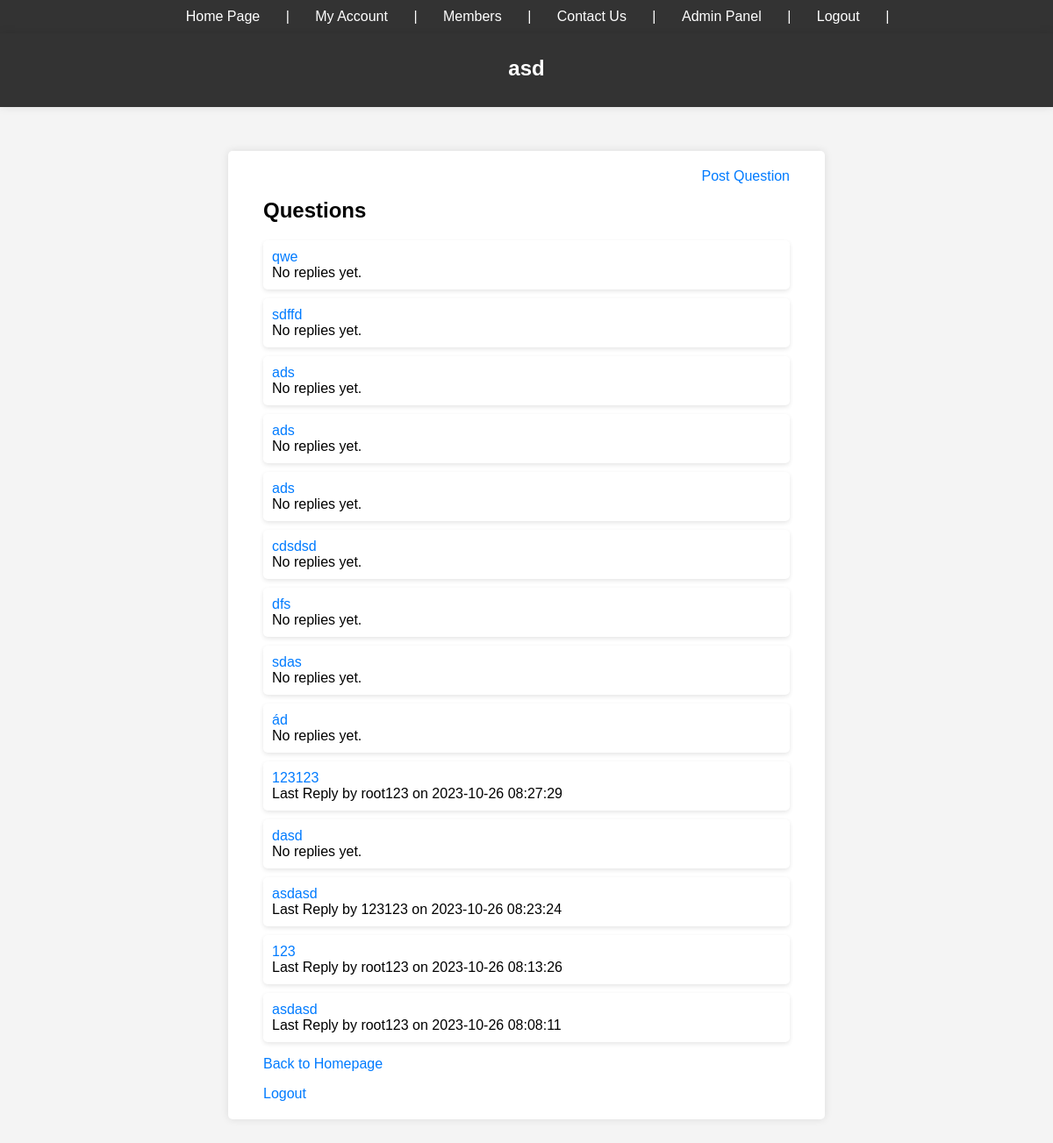
The app's page /topic.php?id=29 (signed in) with its own data.
### tables this page shows
CREATE TABLE `topics` (
  `id` int(11) NOT NULL AUTO_INCREMENT,
  `title` varchar(255) NOT NULL,
  `content` text,
  `user_id` int(11) NOT NULL,
  PRIMARY KEY (`id`)
);

CREATE TABLE `questions` (
  `id` int(11) NOT NULL AUTO_INCREMENT,
  `topic_id` int(11) NOT NULL,
  `title` varchar(255) NOT NULL,
  `content` text,
  `user_id` int(11) NOT NULL,
  `timestamp` timestamp NOT NULL DEFAULT CURRENT_TIMESTAMP,
  `image_path` varchar(255) DEFAULT NULL,
  PRIMARY KEY (`id`),
  KEY `user_id` (`user_id`),
  KEY `fk_topic` (`topic_id`),
  CONSTRAINT `fk_topic` FOREIGN KEY (`topic_id`) REFERENCES `topics` (`id`),
  CONSTRAINT `questions_ibfk_1` FOREIGN KEY (`topic_id`) REFERENCES `topics` (`id`),
  CONSTRAINT `questions_ibfk_2` FOREIGN KEY (`user_id`) REFERENCES `user` (`id`)
);

### topic.php (the view, shortened to what this page needs)
<?php
require_once("connect.php");
if (isset($_GET["id"])) {
    $topic_id = $_GET["id"];
    try {
        $topic_query = "SELECT title FROM topics WHERE id = :topic_id";
        $stmt = $pdo->prepare($topic_query);
        $stmt->bindParam(':topic_id', $topic_id);
        $stmt->execute();
        if ($stmt->rowCount() > 0) {
            $topic = $stmt->fetch(PDO::FETCH_ASSOC);
        } else {
            echo "Topic not found";
            exit();
        }
        $questions_query = "
            SELECT
                q.id,
                q.title,
                u.username AS last_reply_username,
                r.timestamp AS last_reply_timestamp
            FROM
                questions q
            LEFT JOIN
                (SELECT
                    question_id,
                    MAX(timestamp) AS timestamp
                FROM
                    replies
                GROUP BY
                    question_id) r
            ON
                q.id = r.question_id
            LEFT JOIN
                replies lr
            ON
                lr.question_id = q.id AND lr.timestamp = r.timestamp
            LEFT JOIN
                user u
            ON
                u.id = lr.user_id
            WHERE
                q.topic_id = :topic_id
            ORDER BY
                q.id DESC
        ";
        $stmt = $pdo->prepare($questions_query);
        $stmt->bindParam(':topic_id', $topic_id);
        $stmt->execute();
        $questions = $stmt->fetchAll(PDO::FETCH_ASSOC);
    } catch (PDOException $e) {
        echo "Error: " . $e->getMessage();
        exit();
    }
} else {
    echo "Invalid topic ID";
    exit();
}
?>
<!DOCTYPE html>
<html lang="en">
<head>
    <?php include("header.php"); ?>
</head>
<body>
    <div class="header">
        <h1 class="topic-title">
    <?php echo $topic['title']; ?>
</h1>
    </div>
    <div class="container">
        <div style="text-align: right; margin-bottom: 1rem;">
            <a href="new_question.php?topic_id=<?php echo $topic_id; ?>" class="btn">Post Question</a>
        </div>
        <h2>Questions</h2>
        <ul>
            <?php foreach ($questions as $question): ?>
                <li>
                    <a href="question.php?id=<?php echo $question['id']; ?>">
                        <?php echo $question['title']; ?>
                    </a>
                    <?php if ($question['last_reply_username'] && $question['last_reply_timestamp']): ?>
                        <div>Last Reply by
                            <?php echo $question['last_reply_username']; ?> on
                            <?php echo $question['last_reply_timestamp']; ?>
                        </div>
                    <?php else: ?>
                        <div>No replies yet.</div>
                    <?php endif; ?>
                </li>
            <?php endforeach; ?>
        </ul>
        <div style="margin-top: 1rem;">
            <a href="homepage.php">Back to Homepage</a><br>
            <a href="logout.php" style="margin-top: 1rem; display: inline-block;" class="btn">Logout</a>
        </div>
    </div>
</body>
</html>

### style.css (style rules this page uses)
body { font-family: Arial, sans-serif; background-color: #f3f3f3; margin: 0; padding: 0; }
.container { max-width: 800px; margin: 0 auto; padding: 20px; border-radius: 5px; background-color: #fff; box-shadow: 0 0 10px rgba(0, 0, 0, 0.1); }
.header { background-color: #333; color: #fff; text-align: center; padding: 10px 0; box-shadow: 0px 0px 10px rgba(0, 0, 0, 0.1); }
h1 { font-size: 28px; text-align: center; color: #007BFF; margin-bottom: 20px; }
h2 { color: #333; font-size: 24px; margin-top: 10px; }
ul { list-style-type: none; padding: 0; }
li { background-color: #fff; margin-bottom: 10px; padding: 10px; border-radius: 5px; box-shadow: 0 2px 5px rgba(0, 0, 0, 0.1); }
a, a.admin-username { color: #007BFF; text-decoration: none; }
body { font-family: 'Arial', sans-serif; background-color: #f4f4f4; margin: 0; padding: 0; }
.container { max-width: 600px; margin: 50px auto; background-color: #fff; border-radius: 5px; box-shadow: 0 0 10px rgba(0,0,0,0.1); padding: 20px 40px; }
h1, h2 { color: #000000; }
a { text-align: center; margin-top: 20px; color: #007bff; text-decoration: none; transition: color 0.3s; }
.topic-title { font-size: 24px; margin-bottom: 20px; color: #ffffff; }

### records on screen
topics: title "asd"
questions: title "qwe", shows "No replies yet."
questions: title "sdffd", shows "No replies yet."
questions: title "ads", shows "No replies yet."
questions: title "ads", shows "No replies yet."
questions: title "ads", shows "No replies yet."
questions: title "cdsdsd", shows "No replies yet."
questions: title "dfs", shows "No replies yet."
questions: title "sdas", shows "No replies yet."
questions: title "ád", shows "No replies yet."
questions: title "123123", last_reply_username "root123", last_reply_timestamp "2023-10-26 08:27:29"
questions: title "dasd", shows "No replies yet."
questions: title "asdasd", last_reply_username "123123", last_reply_timestamp "2023-10-26 08:23:24"
questions: title "123", last_reply_username "root123", last_reply_timestamp "2023-10-26 08:13:26"
questions: title "asdasd", last_reply_username "root123", last_reply_timestamp "2023-10-26 08:08:11"
